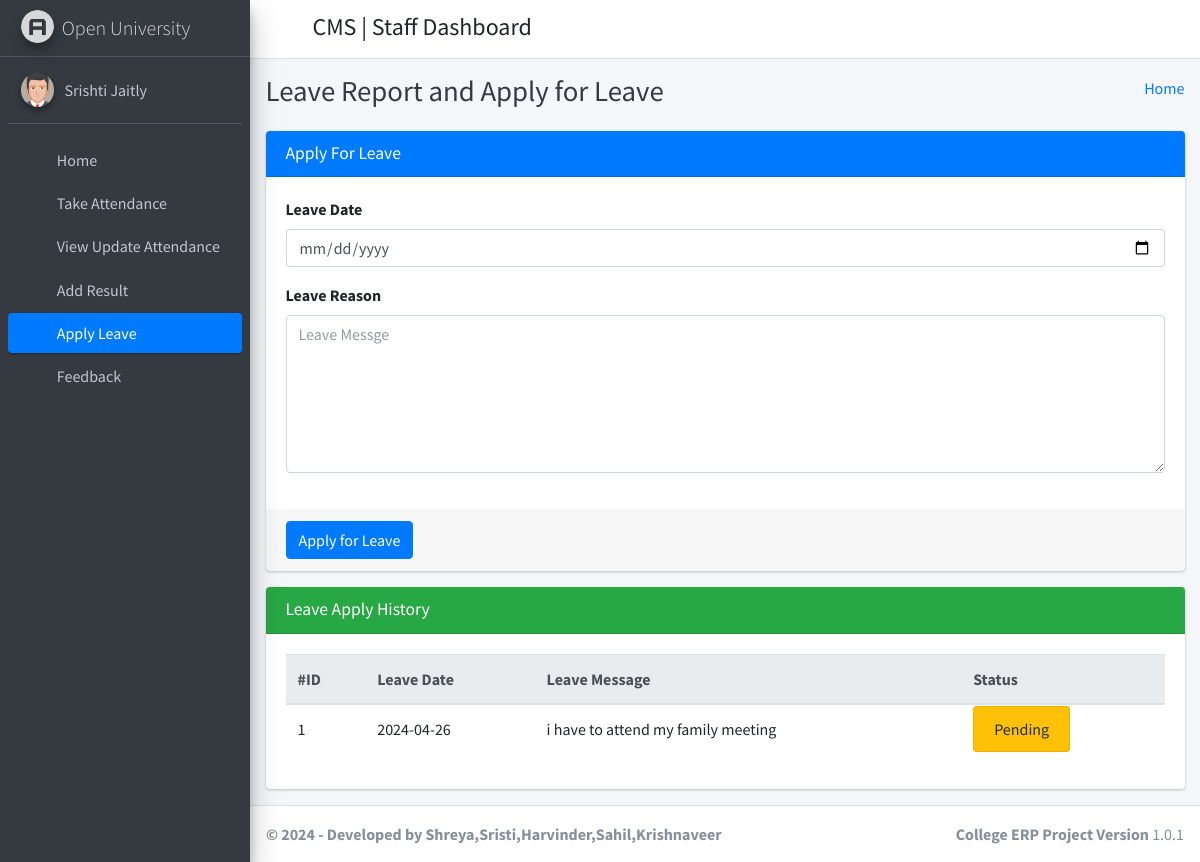
The page /staff_apply_leave/ (signed in) on the database its author committed.
### student_management_app/models.py (models this page shows)
class CustomUser(AbstractUser):
    user_type_data = ((1, "HOD"), (2, "Staff"), (3, "Student"))
    user_type = models.CharField(default=1, choices=user_type_data, max_length=10)

class LeaveReportStaff(models.Model):
    id = models.AutoField(primary_key=True)
    staff_id = models.ForeignKey(Staffs, on_delete=models.CASCADE)
    leave_date = models.CharField(max_length=255)
    leave_message = models.TextField()
    leave_status = models.IntegerField(default=0)
    created_at = models.DateTimeField(auto_now_add=True)
    updated_at = models.DateTimeField(auto_now=True)
    objects = models.Manager()

### student_management_app/StaffViews.py (the view)
# urls.py: path('staff_apply_leave/', StaffViews.staff_apply_leave, name="staff_apply_leave"),
def staff_apply_leave(request):
    staff_obj = Staffs.objects.get(admin=request.user.id)
    leave_data = LeaveReportStaff.objects.filter(staff_id=staff_obj)
    context = {
        "leave_data": leave_data
    }
    return render(request, "staff_template/staff_apply_leave_template.html", context)

### student_management_app/templates/staff_template/staff_apply_leave_template.html (shortened to what this page needs)
{% extends 'staff_template/base_template.html' %}
{% block page_title %}
    Leave Report and Apply for Leave
{% endblock page_title %}
{% block main_content %}
{% load static %}
<section class="content">
        <div class="container-fluid">
            <div class="row">
                <div class="col-md-12">
                    <div class="card card-primary">
                    <div class="card-header">
                        <h3 class="card-title">Apply For Leave</h3>
                    </div>
                    <form method="POST" action="{% url 'staff_apply_leave_save' %}">
                        <div class="card-body">
                            <div class="form-group">
                                <label>Leave Date </label>
                                <input type="date" name="leave_date" class="form-control" />
                            </div>
                            <div class="form-group">
                                <label>Leave Reason </label>
                                <textarea name="leave_message" class="form-control" rows="6" placeholder="Leave Messge"></textarea>
                            </div>
                        </div>
                        <div class="card-footer">
                        <button type="submit" class="btn btn-primary">Apply for Leave</button>
                        </div>
                    </form>
                    </div>
                </div>
            </div>
            <div class="row">
                <div class="col-md-12">
                    <div class="card card-success">
                        <div class="card-header">
                            <h3 class="card-title">Leave Apply History</h3>
                        </div>
                        <div class="card-body">
                           <div class="table-responsive">
                                <table class="table">
                                    <thead class="thead-light">
                                    <tr>
                                        <th>#ID</th>
                                        <th>Leave Date</th>
                                        <th>Leave Message</th>
                                        <th>Status</th>
                                    </tr>
                                    </thead>
                                    {% for leave in leave_data %}
                                    <tr>
                                        <td>{{ leave.id }}</td>
                                        <td>{{ leave.leave_date }}</td>
                                        <td>{{ leave.leave_message }}</td>
                                        <td>
                                            {% if leave.leave_status == 1 %}
                                                <span class="alert alert-success">Approved</span>
                                            {% elif leave.leave_status == 2 %}
                                                <span class="alert alert-danger">Rejected</span>
                                            {% else %}
                                                <span class="alert alert-warning">Pending</span>
                                            {% endif %}
                                        </td>
                                    </tr>
                                    {% endfor %}
                                </table>
                            </div>
                        </div>
                    </div>
                </div>
            </div>
        </div>
      </section>
  {% endblock main_content %}

### student_management_app/templates/staff_template/sidebar_template.html (shortened to what this page needs)
{% load static %}
<aside class="main-sidebar sidebar-dark-primary elevation-4">
      <a href="{% url 'staff_home' %}" class="brand-link">
        <img src="{% static 'dist/img/AdminLTELogo.png' %}" alt="AdminLTE Logo" class="brand-image img-circle elevation-3"
            style="opacity: .8">
        <span class="brand-text font-weight-light">Open University</span>
      </a>
      <div class="sidebar">
        <div class="user-panel mt-3 pb-3 mb-3 d-flex">
          <div class="image">
            <img src="{% static 'dist/img/user2-160x160.jpg' %}" class="img-circle elevation-2" alt="User Image">
          </div>
          <div class="info">
            <a href="{% url 'staff_profile' %}" class="d-block">{{ user.first_name }} {{ user.last_name }}</a>
          </div>
        </div>
        <nav class="mt-2">
          <ul class="nav nav-pills nav-sidebar flex-column" data-widget="treeview" role="menu" data-accordion="false">
            <li class="nav-item">
              {% url 'staff_home' as staff_home %}
              <a href="{{ staff_home }}" class="nav-link {% if request.path == staff_home %} active {% endif %}">
                <i class="nav-icon fas fa-tachometer-alt"></i>
                <p>
                  Home
                </p>
              </a>
            </li>
            <li class="nav-item">
              {% url 'staff_take_attendance' as staff_take_attendance %}
              <a href="{{ staff_take_attendance }}" class="nav-link {% if request.path == staff_take_attendance %} active {% endif %}">
                <i class="nav-icon fas fa-calendar-plus"></i>
                <p>
                  Take Attendance
                </p>
              </a>
            </li>
            <li class="nav-item">
              {% url 'staff_update_attendance' as staff_update_attendance %}
              <a href="{{ staff_update_attendance }}" class="nav-link {% if request.path == staff_update_attendance %} active {% endif %}">
                <i class="nav-icon fas fa-calendar-alt"></i>
                <p>
                  View Update Attendance
                </p>
              </a>
            </li>
            <li class="nav-item">
              {% url 'staff_add_result' as staff_add_result %}
              <a href="{{ staff_add_result }}" class="nav-link {% if request.path == staff_add_result %} active {% endif %}">
                <i class="nav-icon fas fa-tasks"></i>
                <p>
                  Add Result
                </p>
              </a>
            </li>
            <li class="nav-item">
              {% url 'staff_apply_leave' as staff_apply_leave %}
              <a href="{{ staff_apply_leave }}" class="nav-link {% if request.path == staff_apply_leave %} active {% endif %}">
                <i class="nav-icon fas fa-envelope-open-text"></i>
                <p>
                  Apply Leave
                </p>
              </a>
            </li>
            <li class="nav-item">
              {% url 'staff_feedback' as staff_feedback %}
              <a href="{{ staff_feedback }}" class="nav-link {% if request.path == staff_feedback %} active {% endif %}">
                <i class="nav-icon fas fa-comments"></i>
                <p>
                  Feedback
                </p>
              </a>
            </li>
          </ul>
        </nav>
      </div>
    </aside>

### rows shown on the page
CustomUser: first_name "Srishti", last_name "Jaitly"
LeaveReportStaff: id "1", leave_date "2024-04-26", leave_message "i have to attend my family meeting", leave_status "Pending"
